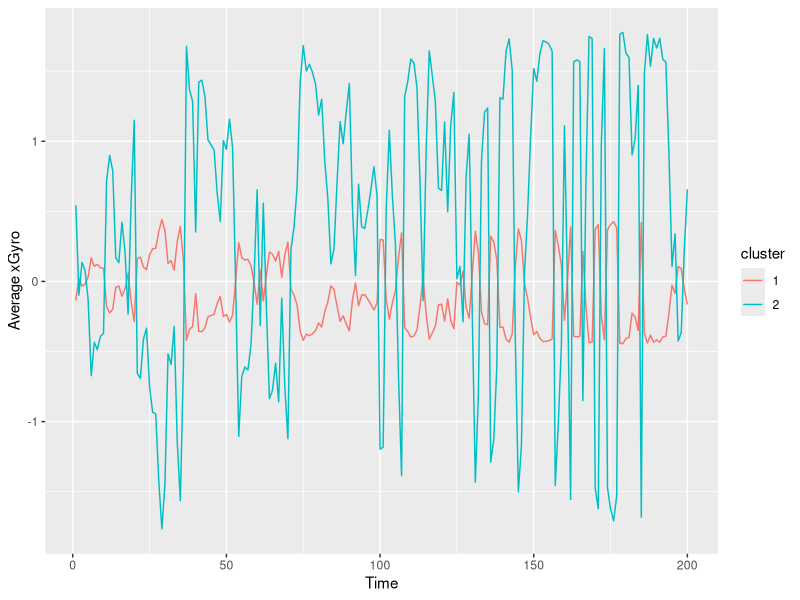
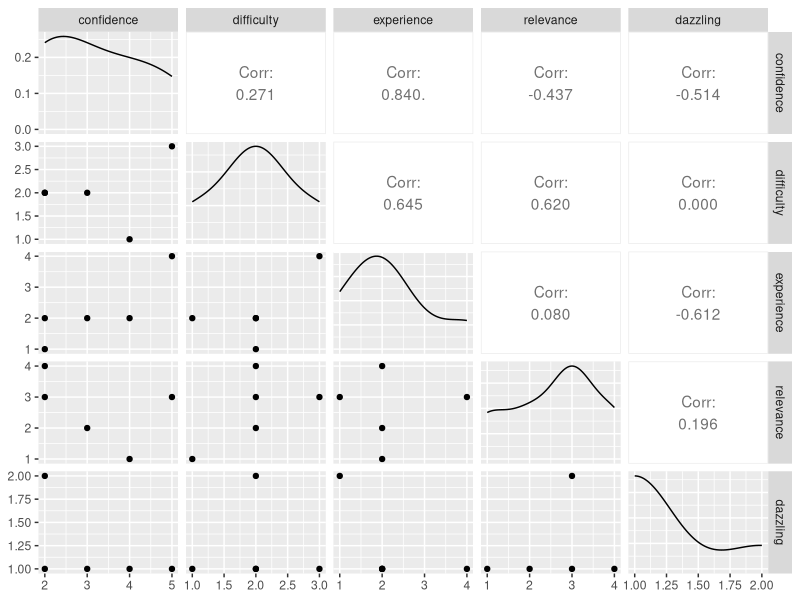
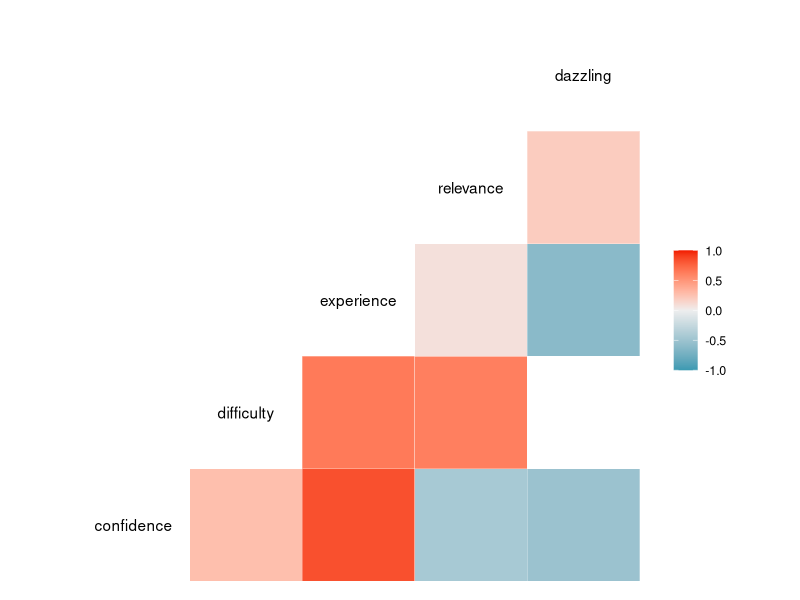
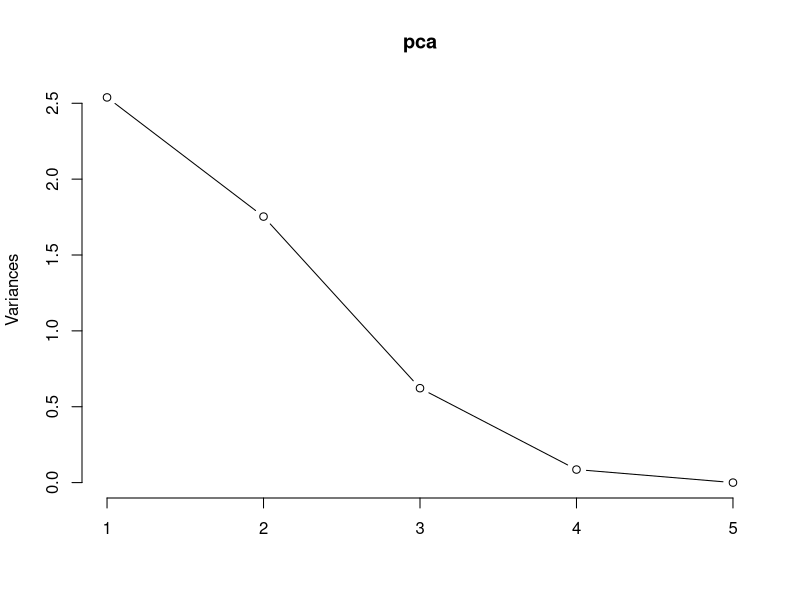
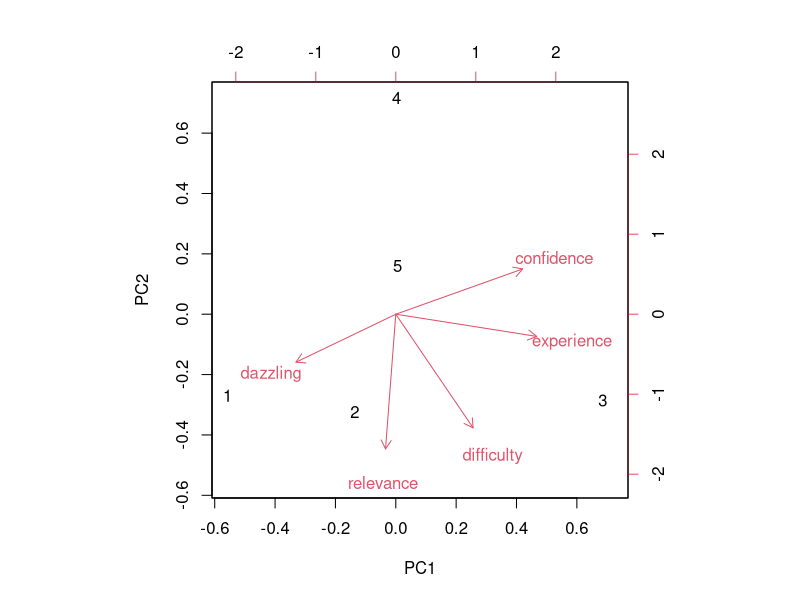
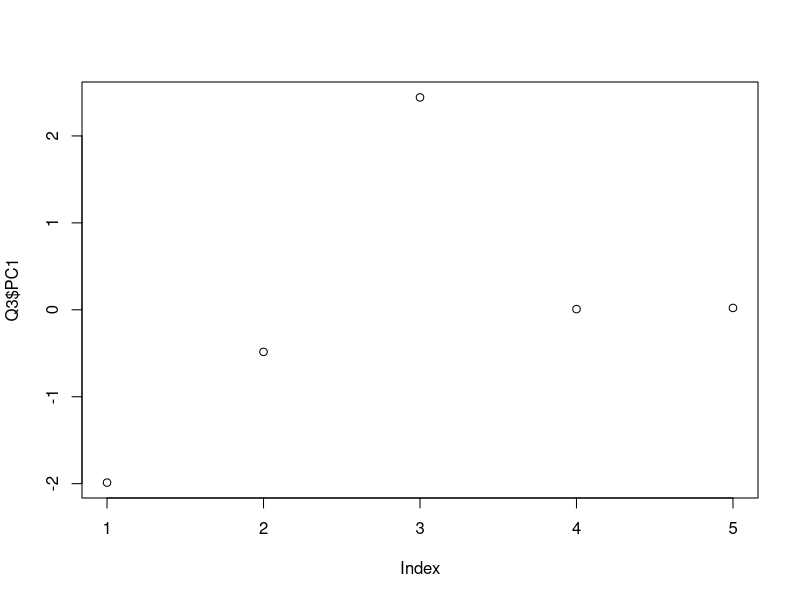

These figures' R source, in order:
## ---- chunk 1
# Introduction of our activity: 
# Pinch your nose and turn yourself 15 times. Then immediately use app called "AnaHertz" to record the information of our balanced capacity in 10 seconds. The app could automatically set the time so the data collected is accurate.
# The variable xGyro measures the stability of our hand holding the phone. It is concrete, continuous and countable. And some members of the group are experts and some are novices.
## ---- chunk 2
# Loading the library we will use later
library(dplyr)
library(tidyr)
library(ggplot2)
library(GGally)

# Dealing with the raw data of xGyro from "AnaHertz"
d1 = read.csv("chloe.csv", header = TRUE)[-201,-c(1,2)]
d2 = read.csv("chris.csv", header = TRUE)[-201,-c(1,2)]
d3 = read.csv("fangyu.csv",header = TRUE)[-201,-c(1,2)]
d4 = read.csv("jiahao.csv",header = TRUE)[-201,-c(1,2)]
d5 = read.csv("phil.csv",  header = TRUE)[-201,-c(1,2)]
D1 = rbind(d1,d2,d3,d4,d5)
rownames(D1) = c("chloe","chris","fangyu","jiahao","phil")

# Using K-means to distinguish the experts and novices
D2 = data.frame(scale(D1))
fit = kmeans(D2, 2)
fit$cluster
D3 = data.frame(D2, fit$cluster)
colnames(D3) = c(1:200,"cluster")
D4 = gather(D3, "time", "xGyro", 1:200)

# Visualize our results using ggplot2
D5 = D4 %>% group_by(time, cluster) %>% summarise(avg = mean(xGyro))
D5$time <- as.numeric(D5$time)
D5$cluster <- as.factor(D5$cluster)
ggplot(D5, aes(time, avg, colour = cluster)) + geom_line() + xlab("Time") + ylab("Average xGyro")

# According to the ggplot, we can see that people in cluster 1 has weaker swings in average xGyro, which means he or she is more stable than those in cluster 1.
# People in cluster 1: Chloe, Chris, Fangyu and Phil are experts in balanced capacity.
# People in cluster 2: Jiahao is novice in balanced capacity.
## ---- chunk 3
# Dealing with the raw data of five questions
Q1 = read.csv("Questions.csv", header = TRUE)
colnames(Q1) = c("name","confidence", "difficulty", "experience", "relevance", "dazzling", "gender")

# Plot correlation matrices
ggpairs(Q1, 2:6, progress = FALSE)
ggcorr(Q1[,-c(1,7)], method = c("everything", "pearson"))

# Run a PCA analysis on the data
Q2 = Q1[,-c(1,7)]
pca <- prcomp(Q2, scale. = TRUE)
pca$sdev^2
summary(pca)
plot(pca, type = "lines")
# According to the summary and plot of PCA, we see the proportion of variance of each principle component. 
# We would drop the PC4 and PC5 because they only explain a very small proportion of variance.

# Now create a data frame of the transformed data from our pca
Q3 = data.frame(pca$x)

# Print out the loadings for the components we generated
pca$rotation
loadings = abs(pca$rotation)
loadings
biplot(pca)

# PC1 represents the maximum variance direction in our data.
# According to loadings for the components, experience and confidence variables are the greatest contributor to PC1. Thus, PC1 might represents people's past experience with this activity and related confidence.

# Visualize the PC1 results
plot(Q3$PC1)
# According to the plot, we see that Wenqi Gao has the greatest score in PC1 while Jiahao Shen has the lowest score in PC1. It means that Wenqi Gao is the most confident people in balancing ability in our group and also has the most experience with this balancing activity in five years while Jiahao Shen is on the contrary.
## ---- chunk 4
# Choose one thing to predict the score for each member of your group 
# Visualization that supports your conclusion
# Devise an intervention
